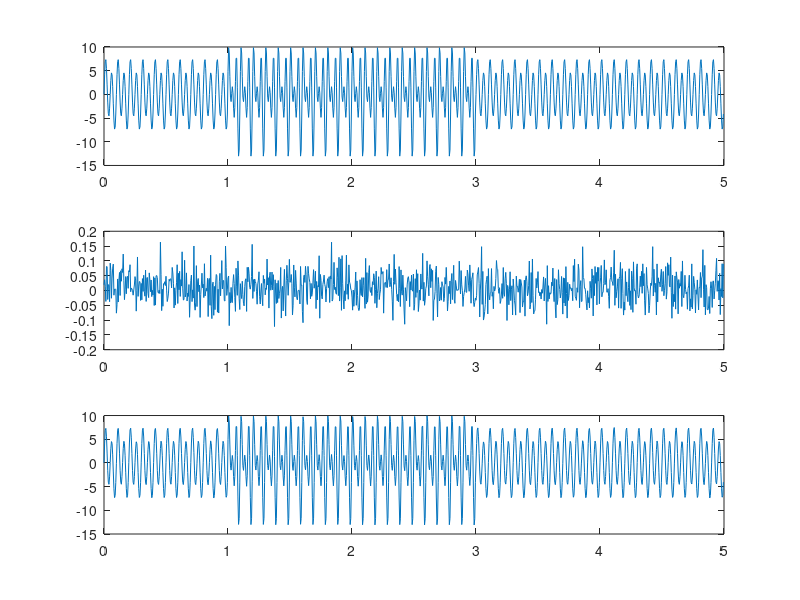

Write MATLAB code to recreate this figure.
fp=200;
f1=10;
f2 = 20;
f3=15;
fi1=0;
A1=2;
A2=6;
A3=4;
k0 = 2;
  N = 1000; 
  t=0:1/fp:(N-1)/fp;
  t1=1:1/fp:3;
  z = (A1*sin(2*pi*f1*t+fi1));
  
  y = (A2*sin(2*pi*f2*t+fi1));
  l = zeros(1,1000);
  for i=200:600
    l(i) = A2*sin(2*pi*f3*(i/100)+fi1);
  end
  
  interference = rand(1,1000)*0.04 + 0.01;
  interferencen = 0.05*randn(1,1000)+0.01;
  x=z+y+l;

  xinterference = x+interference;
  xinterferencen = x + interferencen;
figure();
xlabel ('czas [s]');
ylabel ('sygnal');
title ('wykres sinusoidy');

subplot(3,1,1)

plot(t,x)

subplot(3,1,2)

plot(t,interferencen)

subplot(3,1,3)


plot(t, xinterferencen)


